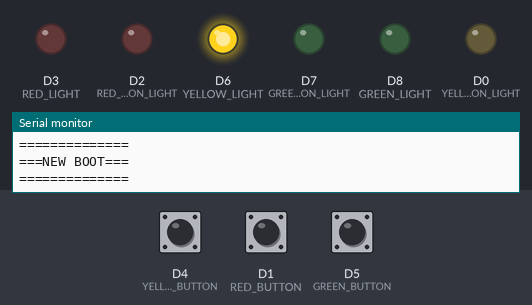
Bench run of a sketch on a simulated ESP8266 (NodeMCU). On the bench: output pins drawn as LEDs (lit = HIGH), the last lines printed to the serial monitor. The inputs (shaded band) are chosen by the test bench; at power-on: D4 (YELLOW_BUTTON) HIGH, D1 (RED_BUTTON) HIGH, D5 (GREEN_BUTTON) HIGH.

Above: at 0.95 s.
1.3 s: D4 (YELLOW_BUTTON) pulled LOW for 0.15 s
At 1.35 s:
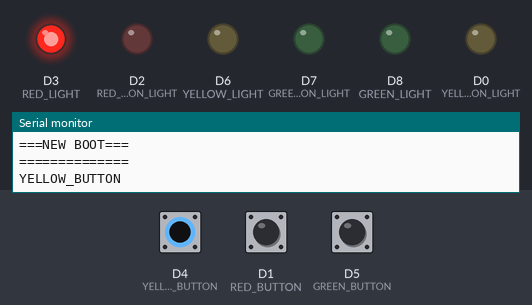
4.4 s: D1 (RED_BUTTON) pulled LOW for 0.15 s
At 4.55 s:
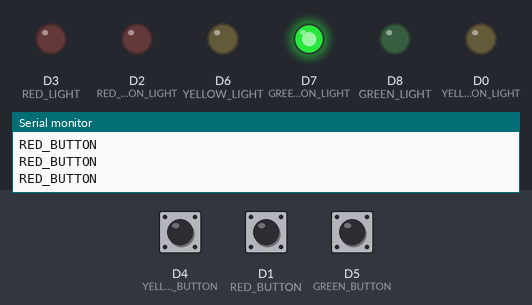
7.4 s: D5 (GREEN_BUTTON) pulled LOW for 0.15 s
At 7.75 s:
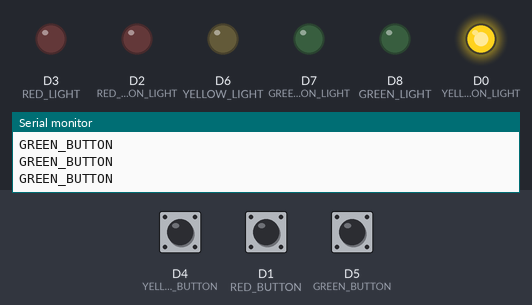
Timing chart, 0 to 16.4 s (numbered marks = the images above; inputs shaded):
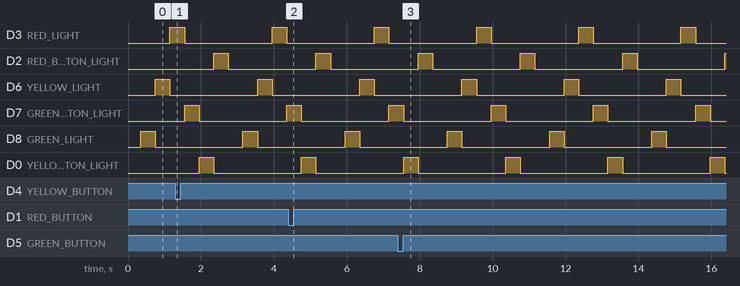

The sketch:

pin-tester.ino
```cpp
#define GREEN_BUTTON D5
#define GREEN_BUTTON_LIGHT D7
#define GREEN_LIGHT D8

#define YELLOW_BUTTON D4
#define YELLOW_BUTTON_LIGHT D0
#define YELLOW_LIGHT D6

#define RED_BUTTON D1
#define RED_BUTTON_LIGHT D2
#define RED_LIGHT D3

int counter = 0;
int lightCount = 0;

void setup() {
  Serial.begin(9600);
  Serial.println("==============");
  Serial.println("===NEW BOOT===");
  Serial.println("==============");

  pinMode(GREEN_BUTTON_LIGHT, OUTPUT);
  digitalWrite(GREEN_BUTTON_LIGHT, LOW);

  pinMode(GREEN_LIGHT, OUTPUT);
  digitalWrite(GREEN_LIGHT, LOW);

  pinMode(YELLOW_BUTTON_LIGHT, OUTPUT);
  digitalWrite(YELLOW_BUTTON_LIGHT, LOW);

  pinMode(YELLOW_LIGHT, OUTPUT);
  digitalWrite(YELLOW_LIGHT, LOW);

  pinMode(RED_BUTTON_LIGHT, OUTPUT);
  digitalWrite(RED_BUTTON_LIGHT, LOW);

  pinMode(RED_LIGHT, OUTPUT);
  digitalWrite(RED_LIGHT, LOW);

  pinMode(GREEN_BUTTON, INPUT_PULLUP);
  pinMode(YELLOW_BUTTON, INPUT_PULLUP);
  pinMode(RED_BUTTON, INPUT_PULLUP);
}

void loop() {
  if (!digitalRead(GREEN_BUTTON))
    Serial.println("GREEN_BUTTON");
  if (!digitalRead(YELLOW_BUTTON))
    Serial.println("YELLOW_BUTTON");
  if (!digitalRead(RED_BUTTON))
    Serial.println("RED_BUTTON");

  if (counter > 6) {
    lightCount++;
    if (lightCount > 6)
      lightCount = 0;
    digitalWrite(GREEN_LIGHT, lightCount == 1);
    digitalWrite(YELLOW_LIGHT, lightCount == 2);
    digitalWrite(RED_LIGHT, lightCount == 3);
    digitalWrite(GREEN_BUTTON_LIGHT, lightCount == 4);
    digitalWrite(YELLOW_BUTTON_LIGHT, lightCount == 5);
    digitalWrite(RED_BUTTON_LIGHT, lightCount == 6);
    counter = 0;
  } else {
    counter += 1;
  }

  delay(50);
}
```

Measured:
- by itself, D3 (RED_LIGHT), D2 (RED_BUTTON_LIGHT), D6 (YELLOW_LIGHT), D7 (GREEN_BUTTON_LIGHT), D8 (GREEN_LIGHT), D0 (YELLOW_BUTTON_LIGHT): alternates HIGH for 0.40 s and LOW for 2.4 s
